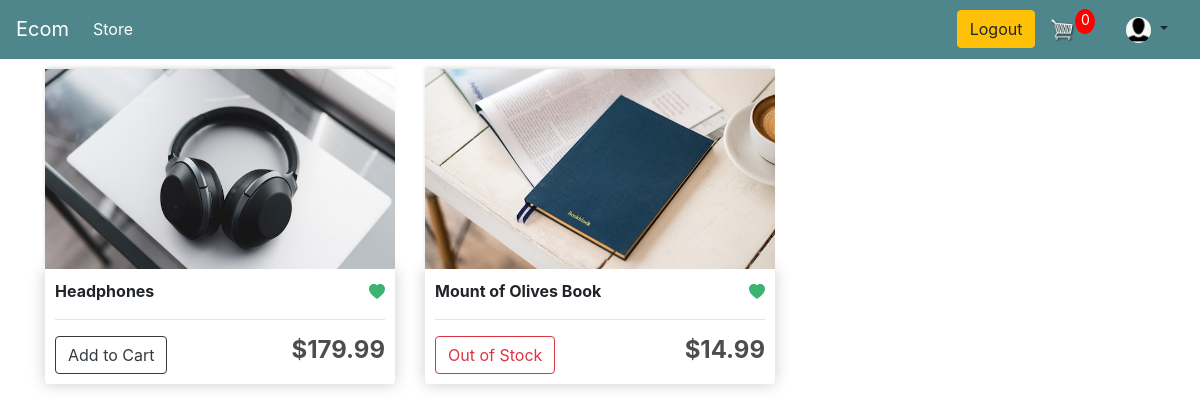
Screenshot of /wishlist/ (signed in) with the database file from the repository.
### store/models.py (models this page shows, shortened)
class Customer(models.Model):
    id = models.AutoField(primary_key=True)
    user = models.OneToOneField(User, on_delete=models.CASCADE, default='', related_name='customer', null=True)
    name = models.CharField(max_length=200, null=True)
    email = models.EmailField(max_length=200, null=True)
    image = models.ImageField(default='default.png', upload_to="profile_pics")

class Product(models.Model):
    name = models.CharField(max_length=200, null=True)
    price = models.FloatField()
    discount_price = models.FloatField(default=0.0)
    digital = models.BooleanField(default=False, null=True, blank=True)
    image = models.ImageField(null=True, blank=True)
    def __str__(self) -> str:
        return self.name
    @property
    def imageURL(self):
        try:
            url = self.image.url
        except:
            url = ''
        return url

### customers/views.py (the view)
# urls.py: path('wishlist/', customer_views.wishList, name = 'wishlist'),
def wishList(request):
    cookieData = cartData(request=request)
    products = getWishListItems(request)
    cartItemList = getCartItemList(request, products, cookieData)
    stockInfoList = getStockInfoList(products)
    productInfoList = list(zip(products, cartItemList, stockInfoList))
    context = { 'productInfoList' : productInfoList, 'noOfCartItems':  cookieData['noOfCartItems']}
    return render(request, 'customers/wishlist.html', context)

### store/models.py (called while the page is built)
    @property
    def get_all_cart_item_count(self):
        cart_items = self.cartitem_set.all()
        return sum([item.quantity for item in cart_items])

    @property
    def no_of_purchased_unit(self):
        all_purchased_items = PurchasedItem.objects.filter(product=self.product)
        return sum([item.quantity for item in all_purchased_items]) if len(all_purchased_items) > 0 else 0

    @property
    def no_of_sold_unit(self):
        all_sold_items = SoldItem.objects.filter(~Q(order__order_status=5), product=self.product)
        return sum([item.quantity for item in all_sold_items]) if len(all_sold_items) > 0 else 0

    @property
    def no_of_item_in_stock(self):
        return self.no_of_purchased_unit - self.no_of_sold_unit

    @property
    def effective_order_limit(self):
        return min(self.order_limit, self.no_of_item_in_stock)

### store/utils.py (called while the page is built)
def cartData(request):
    if request.user.is_authenticated:
        customer = request.user.customer
        cart, created = Cart.objects.get_or_create(customer=customer)
        items = cart.cartitem_set.all()
        noOfCartItems = cart.get_all_cart_item_count
    else:
        cookieData = cookieCart(request=request)
        noOfCartItems = cookieData['noOfCartItems']
        cart = cookieData['cart']
        items = cookieData['items']
    return {
        'noOfCartItems': noOfCartItems,
        'cart': cart,
        'items': items
    }

def getWishListItems(request):
    if request.user.is_authenticated:
        customer = request.user.customer
        wishListInfo = customer.wishlistitem_set.all()
        wishListProducts = []
        for wishListItem in wishListInfo:
            wishListProducts.append(wishListItem.product)
        print(f'wishListProducts  =  {wishListProducts}')
    else:
        wishListProducts = []
    return wishListProducts

def getCartItemList(request, products, cookieData):
    cartItemList = []
    cartItems = cookieData['items']
    for product in products:
        isNotFound = True
        for item in cartItems:
            if isSame(request, product, item):
                isNotFound = False
                cartItemList.append({ 'quantity': getQuantity(request, item) })
                break
        if isNotFound:
            cartItemList.append({ 'quantity': 0 })
    return cartItemList

### templates/customers/wishlist.html (shortened to what this page needs)
{% extends 'store/main.html' %}
{% load static %}
{% block content %}
    <div id="wishlist-item-id-items" class="row">
        {% for product, cartItemInfo, stockInfo in productInfoList %}
            <div id = 'wishlist-item-id-{{product.id}}' class="col-lg-4 wishlist-page-item">
                <img id="img-id-{{ forloop.counter0 }}" data-counter={{ forloop.counter0 }} class="thumbnail fade-while-hovering" src="{{product.imageURL}}">
                <div class="box-element product">
                    <strong>{{product.name}}</strong>
                    <a data-product={{product.id}} class="text-decoration-none wishlist-class-wish-list" style="float:right">
                        <svg xmlns="http://www.w3.org/2000/svg" width="16" height="16" fill="currentColor" class="bi bi-heartt" viewBox="0 0 16 16">
                            <path id="wish-list-remove-btn-{{product.id}}" style="color:MediumSeaGreen" fill-rule="evenodd" d="M8 1.314C12.438-3.248 23.534 4.735 8 15-7.534 4.736 3.562-3.248 8 1.314z"/>
                        </svg>
                    </a>
                    <hr>
                    {% if stockInfo.effectiveOrderLimit %}
                        {% if cartItemInfo.quantity > 0 %}
                            <button data-product={{product.id}} data-action="remove"  class="btn btn-outline-dark remove-btn update-cart pl-2 pr-2">-</button>
                            <button class="btn btn-outline-dark pl-4 pr-4">{{ cartItemInfo.quantity }}</button>
                            {% if cartItemInfo.quantity <= stockInfo.effectiveOrderLimit %}
                                <button data-product={{product.id}} data-action="add"  class="btn btn-outline-dark add-btn update-cart pl-2 pr-2">+</button>
                            {% else %}
                                <button class="btn btn-outline-secondary cannot-add-btn pl-2 pr-2">+</button>
                            {% endif %}
                        {% else %}
                            <button data-product={{product.id}} data-action="add"  class="btn btn-outline-dark add-btn update-cart"> Add to Cart </button>
                        {% endif %}
                    {% else %}
                        <button class="btn btn-outline-danger">Out of Stock</button>
                    {% endif %}
                    <h4 style="display: inline-block; float: right"><strong>${{product.price|floatformat:2}}</strong></h4>
                </div>
            </div>
        {% endfor %}
    </div>
    <link rel="stylesheet" href="https://cdn.jsdelivr.net/npm/pixeden-stroke-7-icon@1.2.3/pe-icon-7-stroke/dist/pe-icon-7-stroke.min.css">
    <link href="https://cdn.jsdelivr.net/npm/bootstrap@4.4.1/dist/css/bootstrap.min.css" rel="stylesheet">
{% endblock content %}

### templates/store/main.html (shortened to what this page needs)
<!DOCTYPE html>
{% load static %}
<html>
    <head>
           <link rel="stylesheet" href="https://stackpath.bootstrapcdn.com/bootstrap/4.4.1/css/bootstrap.min.css">
           <link rel="stylesheet" type="text/css" href="{% static 'css/main.css' %}">
            <link href="https://cdn.jsdelivr.net/npm/bootstrap@4.4.1/dist/css/bootstrap.min.css" rel="stylesheet">
            <link rel="stylesheet" href="https://cdn.jsdelivr.net/npm/pixeden-stroke-7-icon@1.2.3/pe-icon-7-stroke/dist/pe-icon-7-stroke.min.css">
    </head>
    <body>
        <nav class="navbar navbar-expand-lg navbar-dark bg-dark" style="background-color:#4f868c !important">
            <a class="navbar-brand" href="{% url 'store' %}">Ecom</a>
            <div class="collapse navbar-collapse" id="navbarSupportedContent">
                <ul class="navbar-nav mr-auto">
                    <li class="nav-item active">
                        <a class="nav-link" href="{% url 'store' %}">Store <span class="sr-only">(current)</span></a>
                    </li>
                </ul>
                <div class="form-inline my-2 my-lg-0">
                    {% if user.is_authenticated %}
                        <a href={%url 'logout'%} class="btn btn-warning">Logout</a>
                    {% else %}
                        <a href={%url 'login'%} class="btn btn-warning mr-3">Login</a>
                        {% comment %} <a class="nav-item nav-link" href={%url 'login'%}>Login</a> {% endcomment %}
                        <a href={%url 'register'%} class="btn btn-success">Register</a>
                    {% endif %}
                    <a href="{% url 'cart' %}">
                        <img  id="cart-icon" src="{% static 'images/cart.png' %}">
                    </a>
                    <p id="cart-total">{{ noOfCartItems }}</p>
                </div>
                <div class="nav-item dropdown p-0 m-0">
                    <a class="nav-link dropdown-toggle" role="button" data-toggle="dropdown" aria-haspopup="true" aria-expanded="false">
                        <img id="profile-icon" class="rounded-circle article-img" src="{{ request.user.customer.image.url }}">
                    </a>
                </div>
            </div>
        </nav>
         <div class="container">
            {% block content %}
            {% endblock content %}
         </div>
    </body>
</html>

### static/css/main.css (style rules this page uses)
body { background-color: hsl(0, 0%, 98%); }
h1,h2,h3,h4,h5,h6 { color:hsl(0, 0%, 30%); }
.box-element { box-shadow:hsl(0, 0%, 80%) 0 0 16px; background-color: #fff; border-radius: 4px; padding: 10px; }
.thumbnail { width: 100%; height: 200px; -webkit-box-shadow: -1px -3px 5px -2px rgba(214,214,214,1); -moz-box-shadow: -1px -3px 5px -2px rgba(214,214,214,1); box-shadow: -1px -3px 5px -2px rgba(214,214,214,1); }
.product { border-radius: 0 0 4px 4px; }
.bg-dark { background-color: #4f868c!important; }
#cart-icon { width:25px; display: inline-block; margin-left: 15px; }
#profile-icon { width:25px; display: inline-block; margin-left: 15px; }
#cart-total { display: block; text-align: center; color:#fff; background-color: red; width: 20px; height: 25px; border-radius: 50%; font-size: 14px; }
.col-lg-4, .col-lg-6, .col-lg-8, .col-lg-12 { margin-top: 10px; }
.btn { border-radius: 0; }

### rows the page displays
Product: imageURL (picture), name "Headphones", price "179.99"
Product: imageURL (picture), name "Mount of Olives Book", shows "Out of Stock", price "14.99"

### other values shown
{{ noOfCartItems }} "0"
